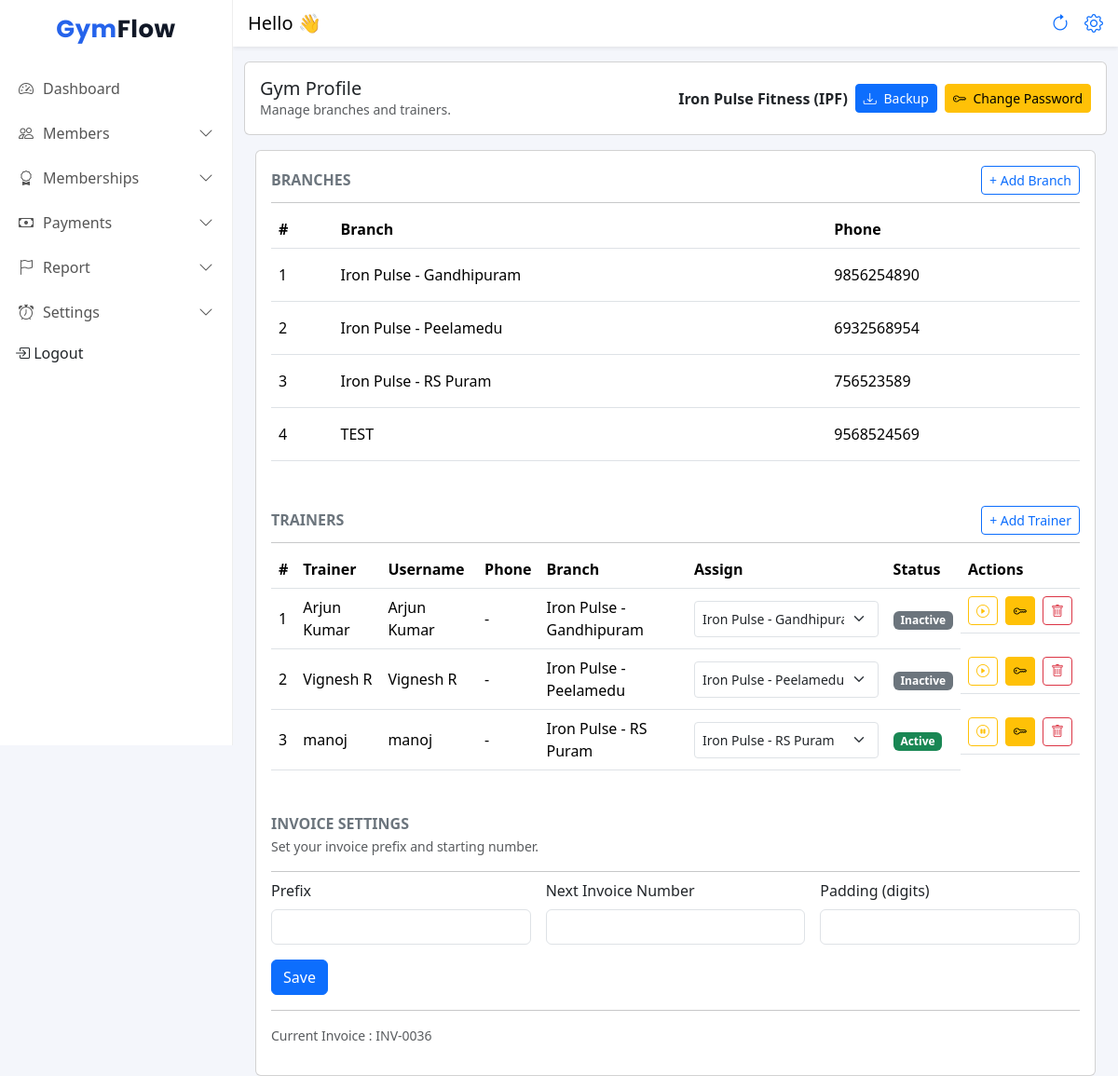
Page /profile/ (signed in) on the committed database.
### frontend/models.py (models this page shows, shortened)
class Gym(models.Model):
    PLEAN_CHOICES =(
        ("single" , "Single Branch"),
        ("multi" , "Multi Branch")
    )
    name = models.CharField(max_length=100)
    phone = models.CharField(max_length=15)
    address = models.TextField(blank=True)
    plan_type = models.CharField(choices=PLEAN_CHOICES,default="single" , null=True , blank=True , max_length=10)
    created_at = models.DateTimeField(auto_now_add=True)

class Branch(models.Model):
    gym = models.ForeignKey(Gym, on_delete=models.CASCADE, related_name="branches")
    name = models.CharField(max_length=100)
    address = models.TextField(blank=True)
    phone = models.CharField(max_length=15, blank=True)
    created_at = models.DateTimeField(auto_now_add=True)
    class Meta:
        unique_together = ('gym', 'name')  # same gym can't have 2 branches with same name

class InvoiceSettings(models.Model):
    gym = models.OneToOneField("frontend.Gym", on_delete=models.CASCADE, related_name="invoice_settings")
    prefix = models.CharField(max_length=20, default="INV")   # ex: MFG, INV, MFG-VLR
    next_number = models.PositiveIntegerField(default=1001)   # owner can set this
    padding = models.PositiveIntegerField(default=4)          # 0001 format

### accounts/models.py (models this page shows, shortened)
class User(AbstractUser):
    ROLE_CHOICES = (
        ('ADMIN', 'Owner'),
        ('TRAINER', 'Trainer'),
    )
    gym = models.ForeignKey(Gym, on_delete=models.CASCADE, null=True, blank=True)
    role = models.CharField(max_length=10, choices=ROLE_CHOICES, default='TRAINER')
    phone = models.CharField(max_length=15, blank=True, null=True)
    branch = models.ForeignKey(Branch, on_delete=models.SET_NULL, null=True, blank=True)

### frontend/views.py (the view)
# urls.py: path("profile/", gym_profile, name="gym_profile"),
@login_required
@owner_required
def gym_profile(request):
    gym = request.user.gym
    branches = Branch.objects.filter(gym=gym).order_by("name")
    trainers = User.objects.filter(gym=gym, role="TRAINER").select_related("branch").order_by("first_name", "username")
    invoice_setting, _ = InvoiceSettings.objects.get_or_create(
        gym=gym,
        defaults={"prefix": "INV", "next_number": 1001, "padding": 4}
    )
    return render(request, "gym_profile.html", {
        "gym": gym,
        "branches": branches,
        "trainers": trainers,
         "invoice_setting": invoice_setting
    })

### frontend/templates/gym_profile.html (shortened to what this page needs)
{% extends "base.html" %}
{% load static %}
{% block content %}
<div class="container-fluid">
    <div class="card mb-3 mt-3">
      <div class="card-body d-flex justify-content-between align-items-center">
        <div>
          <h5 class="mb-0">Gym Profile</h5>
          <div class="text-muted small">Manage branches and trainers.</div>
        </div>
        <div class="d-flex align-items-center gap-2">
          <span class="fw-semibold">{{ gym.name }}</span>
          <a href="{% url 'download_full_backup' %}"
             class="btn btn-primary btn-sm"
             onclick="return confirm('Download full backup now?');">
            <i class="bi bi-download me-1"></i> Backup
          </a>
          <button class="btn btn-warning btn-sm" data-bs-toggle="modal" data-bs-target="#ownerResetPwdModal">
            <i class="bi bi-key me-1"></i> Change Password
          </button>
        </div>
      </div>
    </div>
    <div class="container-fluid">
        <div class="card pb-3">
          <div class="card-body">
            <div class="row g-4">
              {% if request.user.gym.plan_type == "multi" %}
              <div class="col-12">
                <div class="d-flex justify-content-between align-items-center">
                  <h6 class="text-uppercase fw-bold text-secondary mb-0">Branches</h6>
                  <button class="btn btn-outline-primary btn-sm"
                          data-bs-toggle="modal"
                          data-bs-target="#addBranchModal">
                    + Add Branch
                  </button>
                </div>
                <hr class="my-2">
                <div class="table-responsive">
                  <table class="table table-hover align-middle mb-0">
                    <thead>
                      <tr>
                        <th  >#</th>
                        <th  >Branch</th>
                        <th  >Phone</th>
                      </tr>
                    </thead>
                    <tbody>
                      {% for b in branches %}
                      <tr>
                        <td class="py-3">{{ forloop.counter }}</td>
                        <td class="py-3">{{ b.name }}</td>
                        <td class="py-3">{{ b.phone|default:"-" }}</td>
                      </tr>
                      {% empty %}
                      <tr>
                        <td colspan="3" class="text-center py-3">No branches</td>
                      </tr>
                      {% endfor %}
                    </tbody>
                  </table>
                </div>
              </div>
              {% endif %}
              <div class="col-12 mt-5">
                <div class="d-flex justify-content-between align-items-center">
                  <h6 class="text-uppercase fw-bold text-secondary mb-0">Trainers</h6>
                  <button class="btn btn-outline-primary btn-sm"
                          data-bs-toggle="modal"
                          data-bs-target="#addTrainerModal">
                    + Add Trainer
                  </button>
                </div>
                <hr class="my-2">
                <div class="table-responsive">
                  <table class="table align-middle mb-0">
                    <thead>
                      <tr>
                        <th>#</th>
                        <th>Trainer</th>
                        <th>Username</th>
                        <th>Phone</th>
                        <th>Branch</th>
                        <th>Assign</th>
                        <th>Status</th>
                        <th>Actions</th>
                      </tr>
                    </thead>
                    <tbody>
                      {% for t in trainers %}
                      <tr>
                        <td>{{ forloop.counter }}</td>
                        <td>
                          {% if t.first_name %}
                            {{ t.first_name }}
                          {% else %}
                            {{ t.username }}
                          {% endif %}
                        </td>
                        <td>{{ t.username }}</td>
                        <td>{{ t.phone|default:"-" }}</td>
                        <td>
                          {% if t.branch %}
                            {{ t.branch.name }}
                          {% else %}
                            -
                          {% endif %}
                        </td>
                        <td style="min-width:200px;">
                          <select class="form-select form-select-sm trainer-branch py-2"
                                  data-trainer-id="{{ t.id }}">
                            {% for b in branches %}
                              <option value="{{ b.id }}"
                                      {% if t.branch_id == b.id %}selected{% endif %} >
                                {{ b.name }}
                              </option>
                            {% endfor %}
                          </select>
                        </td>
                        <td>
                            {% if t.is_active %}
                              <span class="badge bg-success">Active</span>
                            {% else %}
                              <span class="badge bg-secondary">Inactive</span>
                            {% endif %}
                          </td>
                          <td class="d-flex gap-2">
                            <button type="button"
                                    class="btn btn-outline-warning btn-sm"
                                    onclick="toggleTrainer('{{ t.id }}')">
                              {% if t.is_active %}
                                <i class="bi bi-pause-circle"></i>
                              {% else %}
                                <i class="bi bi-play-circle"></i>
                              {% endif %}
                            </button>
                            <button class="btn btn-sm btn-warning" onclick="openResetPassword('{{ t.id }}')">
                              <i class="bi bi-key"></i></button>
                            <button type="button"
                                    class="btn btn-outline-danger btn-sm"
                                    onclick="deleteTrainer('{{ t.id }}')">
                              <i class="bi bi-trash"></i>
                            </button>
                          </td>
                      </tr>
                      {% empty %}
                      <tr>
                        <td colspan="6" class="text-center">No trainers</td>
                      </tr>
                      {% endfor %}
                    </tbody>
                  </table>
                </div>
              </div>
            </div>
            <h6 class="text-uppercase fw-bold text-secondary mb-1 mt-5">Invoice Settings</h6>
            <div class="text-muted small mb-3">Set your invoice prefix and starting number.</div>
            <hr class="my-2">
            <form method="post" action="{% url 'invoice_settings' %}">
              <div class="row g-3">
                <div class="col-md-4">
                  <label class="form-label">Prefix</label>
                  <input class="form-control" name="prefix" value="{{ settings.prefix }}" required>
                </div>
                <div class="col-md-4">
                  <label class="form-label">Next Invoice Number</label>
                  <input class="form-control" type="number" name="next_number" value="{{ settings.next_number }}" required>
                </div>
                <div class="col-md-4">
                  <label class="form-label">Padding (digits)</label>
                  <input class="form-control" type="number" name="padding" value="{{ settings.padding }}" required>
                </div>
              </div>
              <div class="mt-3">
                <button class="btn btn-primary">Save</button>
              </div>
            </form>
            <hr>
            <div class="text-muted small">
              Current Invoice : {{ invoice_setting.prefix }}-{{ invoice_setting.next_number|stringformat:"04d" }}
            </div>
          </div>
        </div>
      </div>
{% endblock %}

### frontend/static/css/dashboard.css (style rules this page uses)
body { background-color: #f5f7fb; overflow-x: hidden; }
.table { margin-bottom: 0; }

### frontend/templates/base.html (style rules this page uses)
body { background: #f4f6fb; }

### rows in the picture
Gym: name "Iron Pulse Fitness (IPF)"
Branch: name "Iron Pulse - Gandhipuram", phone "9856254890"
Branch: name "Iron Pulse - Peelamedu", phone "6932568954"
Branch: name "Iron Pulse - RS Puram", phone "756523589"
Branch: name "TEST", phone "9568524569"
User: first_name "Arjun Kumar", username "Arjun Kumar", phone "-", branch.name "Iron Pulse - Gandhipuram", branch+id "Iron Pulse - Gandhipuram", is_active "Inactive"
User: first_name "Vignesh R", username "Vignesh R", phone "-", branch.name "Iron Pulse - Peelamedu", branch+id "Iron Pulse - Peelamedu", is_active "Inactive"
User: first_name "manoj", username "manoj", phone "-", branch.name "Iron Pulse - RS Puram", branch+id "Iron Pulse - RS Puram", is_active "Active"
InvoiceSettings: prefix "INV", next_number "0036"
